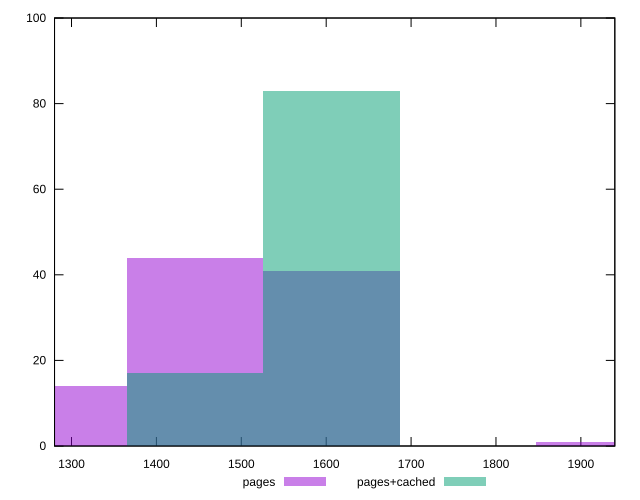

gnuplot code for this plot:
reset

$pages <<EOF
1285.0213490184049 14
1606.2766862730061 41
1445.6490176457055 44
1927.5320235276072 1
EOF

$pagesCached <<EOF
1445.6490176457055 17
1606.2766862730061 83
EOF

set key outside below
set boxwidth 160.6276686273006
set xrange [1280:1940]
set yrange [0:100]
set trange [0:100]
set style fill transparent solid 0.5 noborder
set terminal svg size 640, 500 enhanced background rgb 'white'
set output "report_00009_2021-02-08T22-37-41.559Z/uses-webp-images/comparison/histogram/0_vs_1.svg"

plot $pages title "pages" with boxes, \
     $pagesCached title "pages+cached" with boxes

reset
